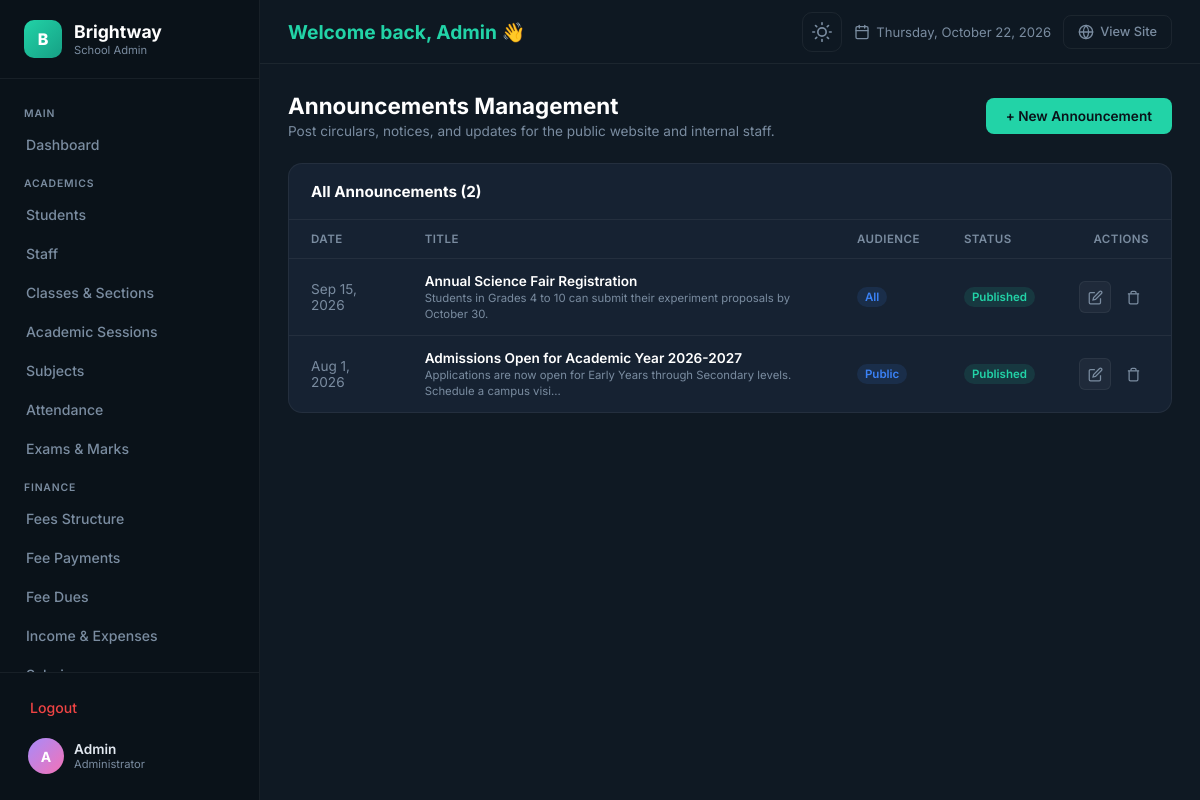
The page /admin/announcements.php (signed in) on the database its author committed.
### tables this page shows
CREATE TABLE `announcements` (
  `id` INT AUTO_INCREMENT PRIMARY KEY,
  `title` VARCHAR(200) NOT NULL,
  `content` TEXT NOT NULL,
  `target_audience` ENUM('public', 'internal', 'all') NOT NULL DEFAULT 'public',
  `is_published` TINYINT(1) NOT NULL DEFAULT 1,
  `published_date` DATE NOT NULL,
  `created_at` DATETIME NOT NULL DEFAULT CURRENT_TIMESTAMP,
  `updated_at` DATETIME NOT NULL DEFAULT CURRENT_TIMESTAMP ON UPDATE CURRENT_TIMESTAMP
);

### admin/announcements.php (the view, shortened to what this page needs)
<?php
require_once __DIR__ . '/auth.php';
$announcements = [];
$res = mysqli_query($conn, "SELECT * FROM announcements ORDER BY published_date DESC, id DESC");
while ($r = mysqli_fetch_assoc($res)) {
    $announcements[] = $r;
}
include __DIR__ . '/header.php';
?>
<div class="page-header">
    <div class="page-header__left">
        <h1 class="page-header__title">Announcements Management</h1>
        <p class="page-header__desc">Post circulars, notices, and updates for the public website and internal staff.</p>
    </div>
    <div class="page-header__actions">
        <a href="announcements.php?action=add" class="btn-admin btn-admin--primary">+ New Announcement</a>
    </div>
</div>
<div class="panel animate-in">
    <div class="panel__header">
        <h3 class="panel__title">All Announcements (<?php echo count($announcements); ?>)</h3>
    </div>
    <?php if (!empty($announcements)): ?>
        <div class="table-responsive">
            <table class="recent-table">
                <thead>
                    <tr>
                        <th>Date</th>
                        <th>Title</th>
                        <th>Audience</th>
                        <th>Status</th>
                        <th style="text-align:right;">Actions</th>
                    </tr>
                </thead>
                <tbody>
                    <?php foreach ($announcements as $a): ?>
                    <tr>
                        <td style="font-size:0.85rem;color:var(--admin-text-muted);"><?php echo date('M j, Y', strtotime($a['published_date'])); ?></td>
                        <td>
                            <div style="font-weight:600;color:var(--admin-heading);"><?php echo htmlspecialchars($a['title']); ?></div>
                            <small style="color:var(--admin-text-muted);"><?php echo htmlspecialchars(substr($a['content'], 0, 90)) . (strlen($a['content']) > 90 ? '...' : ''); ?></small>
                        </td>
                        <td><span class="badge badge--info"><?php echo ucfirst($a['target_audience']); ?></span></td>
                        <td>
                            <span class="badge badge--<?php echo $a['is_published'] ? 'active' : 'danger'; ?>">
                                <?php echo $a['is_published'] ? 'Published' : 'Draft'; ?>
                            </span>
                        </td>
                        <td style="text-align:right;">
                            <div class="table-actions" style="justify-content:flex-end;">
                                <a href="announcements.php?action=edit&id=<?php echo $a['id']; ?>" class="action-btn action-btn--edit" title="Edit">
                                    <svg width="15" height="15" viewBox="0 0 24 24" fill="none" stroke="currentColor" stroke-width="2"><path d="M11 4H4a2 2 0 0 0-2 2v14a2 2 0 0 0 2 2h14a2 2 0 0 0 2-2v-7"/><path d="M18.5 2.5a2.121 2.121 0 0 1 3 3L12 15l-4 1 1-4 9.5-9.5z"/></svg>
                                </a>
                                <form method="POST" action="announcements.php" style="display:inline;" onsubmit="return confirm('Delete this announcement?');">
                                    <button type="submit" class="action-btn action-btn--delete" style="background:none;border:none;cursor:pointer;" title="Delete">
                                        <svg width="15" height="15" viewBox="0 0 24 24" fill="none" stroke="currentColor" stroke-width="2"><polyline points="3 6 5 6 21 6"/><path d="M19 6v14a2 2 0 0 1-2 2H7a2 2 0 0 1-2-2V6m3 0V4a2 2 0 0 1 2-2h4a2 2 0 0 1 2 2v2"/></svg>
                                    </button>
                                </form>
                            </div>
                        </td>
                    </tr>
                    <?php endforeach; ?>
                </tbody>
            </table>
        </div>
    <?php else: ?>
        <div class="empty-state">
            <p>No announcements found.</p>
        </div>
    <?php endif; ?>
</div>
<?php include __DIR__ . '/footer.php'; ?>

### admin/assets/css/admin.css (style rules this page uses)
:root { --admin-bg: #0f1923; --admin-sidebar: #0a1219; --admin-card: #162232; --admin-card-hover: #1c2d42; --admin-border: rgba(255,255,255,0.06); --admin-text: #e2e8f0; --admin-text-muted: #7a8ca0; --admin-heading: #ffffff; --admin-topbar-bg: rgba(15,25,35,0.85); --admin-input-bg: rgba(15,25,35,0.6); --admin-accent: #22d3a7; --admin-accent-soft: rgba(34,211,167,0.12); --admin-blue: #3b82f6; --admin-blue-soft: rgba(59,130,246,0.12); --admin-pink: #f472b6; --admin-pink-soft: rgba(244,114,182,0.12); --admin-amber: #fbbf24; --admin-amber-soft: rgba(251,191,36,0.12); --admin-red: #ef4444; --admin-red-soft: rgba(239,68,68,0.12); --admin-purple: #a78bfa; --admin-purple-soft: rgba(167,139,250,0.12); --sidebar-w: 260px; --topbar-h: 64px; --radius: 14px; --radius-sm: 8px; --shadow: 0 4px 24px rgba(0,0,0,0.25); --transition: 0.25s cubic-bezier(.4,0,.2,1); }
*, *::before, *::after { box-sizing: border-box; margin: 0; padding: 0; }
body.admin-body { font-family: 'Inter', -apple-system, BlinkMacSystemFont, 'Segoe UI', Roboto, sans-serif; background: var(--admin-bg); color: var(--admin-text); min-height: 100vh; overflow-x: hidden; -webkit-font-smoothing: antialiased; }
a { color: inherit; text-decoration: none; }
.btn-admin { display: inline-flex; align-items: center; gap: 8px; padding: 10px 20px; border-radius: var(--radius-sm); font-size: 0.85rem; font-weight: 600; border: none; cursor: pointer; transition: all var(--transition); font-family: inherit; }
.btn-admin--primary { background: var(--admin-accent); color: #0a1219; }
.panel { background: var(--admin-card); border: 1px solid var(--admin-border); border-radius: var(--radius); overflow: hidden; }
.panel__header { display: flex; align-items: center; justify-content: space-between; padding: 18px 22px; border-bottom: 1px solid var(--admin-border); flex-wrap: wrap; gap: 12px; }
.panel__title { font-size: 0.95rem; font-weight: 700; color: #fff; }
.table-responsive { width: 100%; overflow-x: auto; -webkit-overflow-scrolling: touch; }
.recent-table { width: 100%; min-width: 520px; border-collapse: collapse; }
.recent-table th { text-align: left; font-size: 0.72rem; font-weight: 600; text-transform: uppercase; letter-spacing: 0.04em; color: var(--admin-text-muted); padding: 12px 22px; border-bottom: 1px solid var(--admin-border); }
.recent-table td { padding: 14px 22px; font-size: 0.85rem; border-bottom: 1px solid var(--admin-border); vertical-align: middle; }
.recent-table tr:last-child td { border-bottom: none; }
.table-responsive { width: 100%; overflow-x: auto; -webkit-overflow-scrolling: touch; display: block; }
body.admin-body, .admin-sidebar, .admin-topbar, .panel, .stat-card, .topbar-btn, .sidebar-brand, .sidebar-user { transition: background-color var(--transition), border-color var(--transition), color var(--transition); }
.animate-in { animation: fadeInUp 0.4s ease both; }
.animate-in:nth-child(2) { animation-delay: 0.06s; }
.page-header { display: flex; align-items: center; justify-content: space-between; gap: 16px; margin-bottom: 24px; flex-wrap: wrap; }
.page-header__left { flex: 1; min-width: 240px; }
.page-header__title { font-size: 1.4rem; font-weight: 700; color: var(--admin-heading); margin-bottom: 4px; }
.page-header__desc { font-size: 0.85rem; color: var(--admin-text-muted); }
.page-header__actions { display: flex; align-items: center; gap: 10px; flex-wrap: wrap; }
.table-actions { display: flex; align-items: center; gap: 6px; }
.action-btn { width: 32px; height: 32px; border-radius: 6px; border: 1px solid var(--admin-border); background: rgba(255, 255, 255, 0.04); color: var(--admin-text-muted); display: inline-flex; align-items: center; justify-content: center; cursor: pointer; transition: all var(--transition); }
.badge { display: inline-flex; align-items: center; gap: 4px; font-size: 0.72rem; font-weight: 600; padding: 3px 8px; border-radius: 12px; text-transform: capitalize; }
.badge--active, .badge--success { background: var(--admin-accent-soft); color: var(--admin-accent); }
.badge--info, .badge--blue { background: var(--admin-blue-soft); color: var(--admin-blue); }

### rows shown on the page
announcements: published_date "Sep 15, 2026", title "Annual Science Fair Registration", content "Students in Grades 4 to 10 can submit their experiment proposals by October 30.", target_audience "All", is_published "Published"
announcements: published_date "Aug 1, 2026", title "Admissions Open for Academic Year 2026-2027", content "Applications are now open for Early Years through Secondary levels. Schedule a campus visi", target_audience "Public", is_published "Published"

### other values the page prints
$admin_initial "A"
$admin_name "Admin"
count($announcements) "2"
